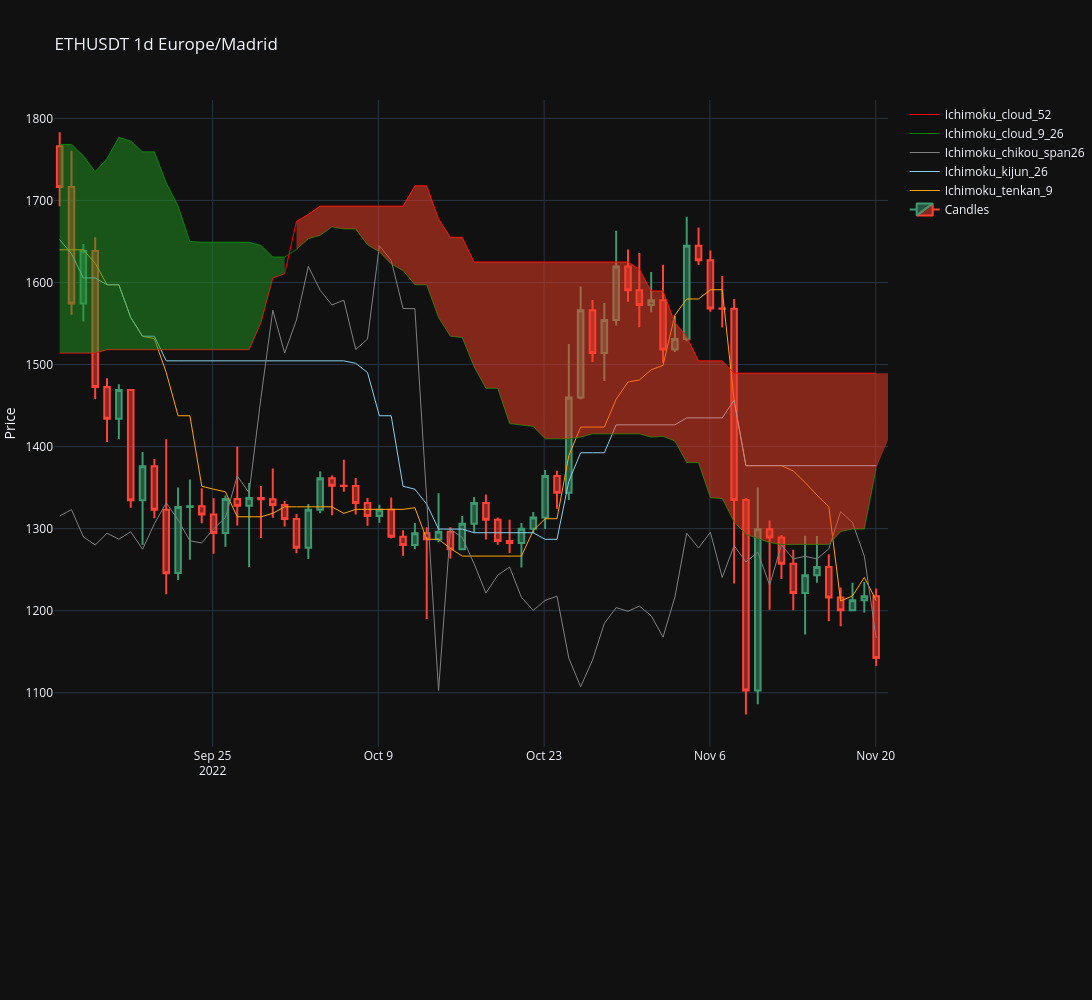

Write notebook code for a chart like this one.
### Markdown cell above
## 6. Kumo Twist (Bearish/Bullish Cloud Switch)

**Trend reversal signal.** When the leading cloud (Senkou Span A and B, projected 26 periods ahead) crosses from green to red, it indicates a bearish Kumo twist. The reverse (red to green) indicates a bullish Kumo twist.

### Code cell
sym.plot(zoom_start_idx=280, zoom_end_idx=350, volume=False)
